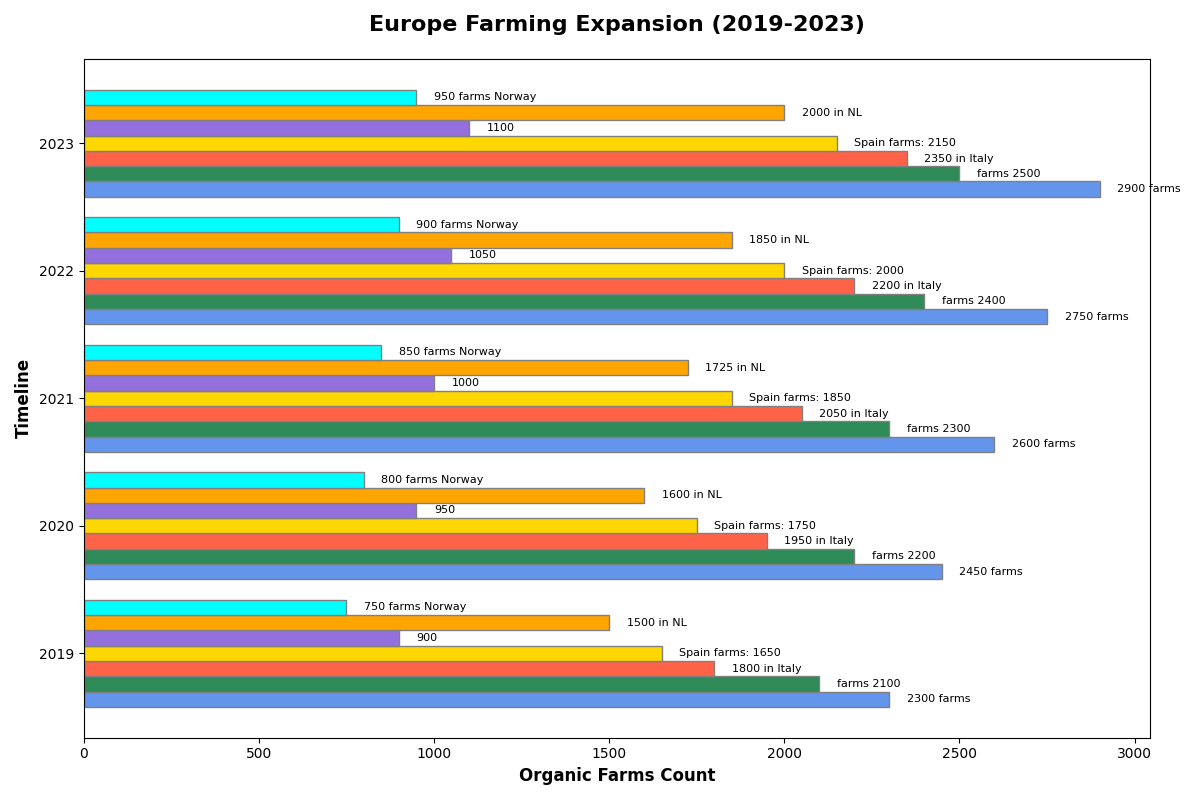

Generate this figure with Python:
import matplotlib.pyplot as plt
import numpy as np

countries = ['Germany', 'France', 'Italy', 'Spain', 'Sweden', 'Netherlands', 'Norway']
years = np.array([2019, 2020, 2021, 2022, 2023])
germany_farms = np.array([2300, 2450, 2600, 2750, 2900])
france_farms = np.array([2100, 2200, 2300, 2400, 2500])
italy_farms = np.array([1800, 1950, 2050, 2200, 2350])
spain_farms = np.array([1650, 1750, 1850, 2000, 2150])
sweden_farms = np.array([900, 950, 1000, 1050, 1100])
netherlands_farms = np.array([1500, 1600, 1725, 1850, 2000])
norway_farms = np.array([750, 800, 850, 900, 950])

bar_height = 0.12
positions = np.arange(len(years))

fig, ax = plt.subplots(figsize=(12, 8))

ax.barh(positions, germany_farms, height=bar_height, color='cornflowerblue', edgecolor='grey')
ax.barh(positions + bar_height, france_farms, height=bar_height, color='seagreen', edgecolor='grey')
ax.barh(positions + 2 * bar_height, italy_farms, height=bar_height, color='tomato', edgecolor='grey')
ax.barh(positions + 3 * bar_height, spain_farms, height=bar_height, color='gold', edgecolor='grey')
ax.barh(positions + 4 * bar_height, sweden_farms, height=bar_height, color='mediumpurple', edgecolor='grey')
ax.barh(positions + 5 * bar_height, netherlands_farms, height=bar_height, color='orange', edgecolor='grey')
ax.barh(positions + 6 * bar_height, norway_farms, height=bar_height, color='cyan', edgecolor='grey')

# Randomly altering group labels (countries) within the text annotations
for i in range(len(years)):
    ax.text(germany_farms[i] + 50, i, f'{germany_farms[i]} farms', va='center', ha='left', color='black', fontsize=8)
    ax.text(france_farms[i] + 50, i + bar_height, f'farms {france_farms[i]}', va='center', ha='left', color='black', fontsize=8)
    ax.text(italy_farms[i] + 50, i + 2 * bar_height, f'{italy_farms[i]} in Italy', va='center', ha='left', color='black', fontsize=8)
    ax.text(spain_farms[i] + 50, i + 3 * bar_height, f'Spain farms: {spain_farms[i]}', va='center', ha='left', color='black', fontsize=8)
    ax.text(sweden_farms[i] + 50, i + 4 * bar_height, f'{sweden_farms[i]}', va='center', ha='left', color='black', fontsize=8)
    ax.text(netherlands_farms[i] + 50, i + 5 * bar_height, f'{netherlands_farms[i]} in NL', va='center', ha='left', color='black', fontsize=8)
    ax.text(norway_farms[i] + 50, i + 6 * bar_height, f'{norway_farms[i]} farms Norway', va='center', ha='left', color='black', fontsize=8)

# Randomly altering axis labels and title
ax.set_ylabel('Timeline', fontsize=12, fontweight='bold')
ax.set_xlabel('Organic Farms Count', fontsize=12, fontweight='bold')
ax.set_title('Europe Farming Expansion (2019-2023)', fontsize=16, fontweight='bold', pad=20)

ax.set_yticks(positions + 3 * bar_height)
ax.set_yticklabels(years)

plt.tight_layout()
plt.show()
